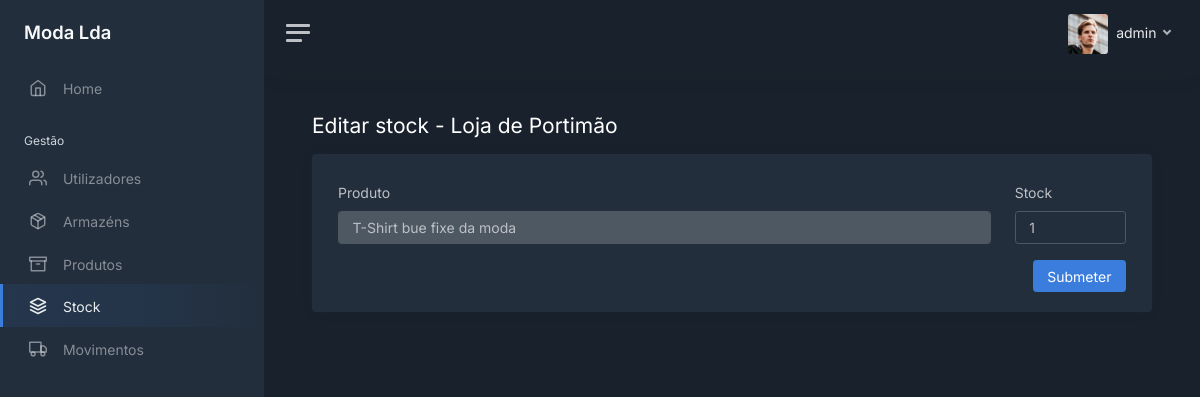
Page /stock/2/products/2 (signed in) on the committed database.
### modules/login/models.py (models this page shows, shortened)
class User(UserMixin, db.Model):
    __tablename__ = 'users'
    __table_args__ = {'extend_existing': True}
    id = db.Column(db.Integer, primary_key=True)
    username = db.Column(db.String(), unique=True)
    password = db.Column(db.String())
    role = db.Column(db.String())
    last_login = db.Column(db.DateTime, server_default=db.func.now())
    active = db.Column(db.Boolean, unique=False, default=True)

### modules/main/models.py (models this page shows, shortened)
class Warehouse(db.Model):
    __tablename__ = 'warehouses'
    __table_args__ = {'extend_existing': True}
    id = db.Column(db.Integer, primary_key=True)
    name = db.Column(db.String(), unique=True)
    address = db.Column(db.String())
    phone = db.Column(db.String())
    active = db.Column(db.Boolean, unique=False, default=True)

class Product(db.Model):
    __tablename__ = 'products'
    __table_args__ = {'extend_existing': True}
    id = db.Column(db.Integer, primary_key=True)
    name = db.Column(db.String(), unique=True)
    category = db.Column(db.String())
    color = db.Column(db.String())
    brand = db.Column(db.String())
    min_stock = db.Column(db.Integer())
    max_stock = db.Column(db.Integer())
    last_buy_price = db.Column(db.Float())
    avg_buy_price = db.Column(db.Float())
    sell_price = db.Column(db.Float())
    desc = db.Column(db.String())
    active = db.Column(db.Boolean, unique=False, default=True)

class Product_Warehouse(db.Model):
    __tablename__ = 'products_warehouses'
    __table_args__ = {'extend_existing': True}
    product_id = db.Column(db.Integer, ForeignKey(Product.id), primary_key=True)
    warehouse_id = db.Column(db.Integer, ForeignKey(Warehouse.id), primary_key=True)
    quantity = db.Column(db.Integer)
    product = relationship('Product', foreign_keys='Product_Warehouse.product_id')
    warehouse = relationship('Warehouse', foreign_keys='Product_Warehouse.warehouse_id')

### modules/main/views.py (the view)
@bp.route('/stock/<int:warehouse_id>/products/<int:product_id>', methods=['GET'])
@login_required
def view_stock_warehouse_product(warehouse_id, product_id):
    warehouse = Warehouse.query.filter_by(id=warehouse_id, active=1).first_or_404()
    Product.query.filter_by(id=product_id, active=1).first_or_404()
    query = text('''
         SELECT
            products.id as id,
            products.name AS name,
            products_warehouses.quantity AS quantity
        FROM
            products
        LEFT JOIN
            products_warehouses ON products_warehouses.product_id = products.id AND products_warehouses.warehouse_id = :warehouse_id
        LEFT JOIN
            warehouses ON warehouses.id = products_warehouses.warehouse_id
        WHERE products.id = :product_id and products.active = 1
    ''')
    result = db.session.execute(query, {'warehouse_id': warehouse_id, 'product_id': product_id}).one()
    return render_template('stock/stock_edit.html', user=current_user, tab="stock",
                           warehouse=warehouse, product=result)

### modules/login/models.py (called while the page is built)
@login_manager.user_loader
def load_user(user_id):
    return User.query.get(int(user_id))

### modules/main/templates/stock/stock_edit.html (shortened to what this page needs)
<!DOCTYPE html>
<html lang="en">
<head>
    <link href="/static/css/dashboard.css" rel="stylesheet">
    <link href="https://cdn.datatables.net/1.13.7/css/dataTables.bootstrap5.min.css" rel="stylesheet">
</head>
{% extends 'sidebar.html' %}
{% block content %}
    <div class="row">
        <div class="col float-start">
            <h1 class="h3 mb-3">Editar stock - {{ warehouse.name }}
            </h1>
        </div>
    </div>
    <div class="card">
        <div class="card-body">
            <div class="container-fluid">
                <form method="post" action="">
                    <div class="row">
                        <div class="col-8 col-md-10 mt-2">
                            <label for="product" class="form-label">Produto</label>
                            <input class="form-control" id="product" value="{{ product.name }}" disabled="disabled">
                        </div>
                        <div class="col-4 col-md-2 mt-2">
                            <label for="stock" class="form-label">Stock</label>
                            <input class="form-control" id="stock" name="stock" value="{% if product.quantity is none %}0{% else %}{{ product.quantity }}{% endif %}">
                        </div>
                    </div>
                    <div class="row mt-3">
                        <div class="col">
                            <button type="submit" class="btn btn-primary float-end">Submeter</button>
                        </div>
                    </div>
                </form>
            </div>
        </div>
{% endblock %}

### modules/main/templates/sidebar.html (shortened to what this page needs)
<body data-theme="dark">
<div class="wrapper">
    <nav id="sidebar" class="sidebar js-sidebar">
        <div class="sidebar-content js-simplebar">
            <a class="sidebar-brand" href="/home">
                <span class="align-middle">Moda Lda</span>
            </a>
            <ul class="sidebar-nav">
                <li class="sidebar-item {% if tab == 'home' %}active{% endif %}">
                    <a class="sidebar-link" href="/home">
                        <i class="align-middle" data-feather="home"></i> <span class="align-middle">Home</span>
                    </a>
                </li>
                <li class="sidebar-header">
                    Gestão
                </li>
                {% if user.role == 'admin' or user.role == 'gerente' %}
                <li class="sidebar-item {% if tab == 'users' %}active{% endif %}">
                    <a class="sidebar-link" href="/users">
                        <i class="align-middle" data-feather="users"></i> <span class="align-middle">Utilizadores</span>
                    </a>
                </li>
                {% endif %}
                {% if user.role == 'admin' or user.role == 'gerente' %}
                <li class="sidebar-item {% if tab == 'warehouses' %}active{% endif %}">
                    <a class="sidebar-link" href="/warehouses">
                        <i class="align-middle" data-feather="package"></i> <span class="align-middle">Armazéns</span>
                    </a>
                </li>
                {% endif %}
                <li class="sidebar-item {% if tab == 'products' %}active{% endif %}">
                    <a class="sidebar-link" href="/products">
                        <i class="align-middle" data-feather="archive"></i> <span class="align-middle">Produtos</span>
                    </a>
                </li>
                <li class="sidebar-item {% if tab == 'stock' %}active{% endif %}">
                    <a class="sidebar-link" href="/stock">
                        <i class="align-middle" data-feather="layers"></i> <span class="align-middle">Stock</span>
                    </a>
                </li>
                <li class="sidebar-item {% if tab == 'movements' %}active{% endif %}">
                    <a class="sidebar-link" href="/movements">
                        <i class="align-middle" data-feather="truck"></i> <span class="align-middle">Movimentos</span>
                    </a>
                </li>
            </ul>
        </div>
    </nav>
    <div class="main">
        <nav class="navbar navbar-expand navbar-light navbar-bg">
            <a class="sidebar-toggle js-sidebar-toggle">
                <i class="hamburger align-self-center"></i>
            </a>
            <div class="navbar-collapse collapse">
                <ul class="navbar-nav navbar-align">
                    <li class="nav-item dropdown">
                        <a class="nav-link dropdown-toggle d-none d-sm-inline-block" href="#" data-bs-toggle="dropdown">
                            <img src="/static/img/avatars/avatar.jpg" class="avatar img-fluid rounded me-1"
                                 alt="{{ user.username }}"/> <span class="text-dark"> {{ user.username }} </span>
                        </a>
                    </li>
                </ul>
            </div>
        </nav>
        <main class="content">
            <div class="container-fluid p-0">
                {% block content %}
                {% endblock %}
            </div>
        </main>
    </div>
</div>
</body>
</html>

### rows in the picture
User: username "admin"
Warehouse: name "Loja de Portimão"
Product: name "T-Shirt bue fixe da moda"
Product_Warehouse: stock "1"
